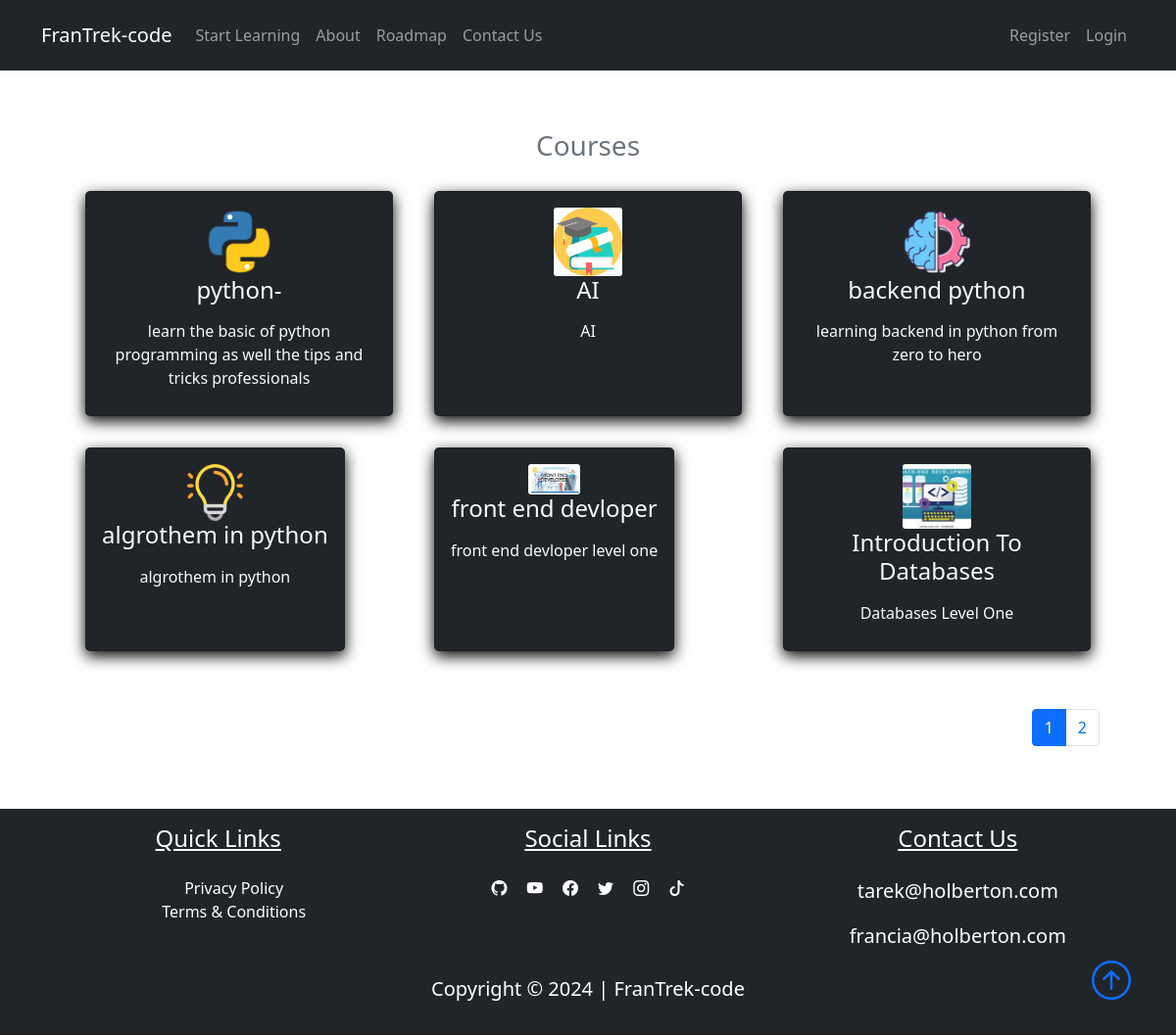
The app's page /courses, older data.
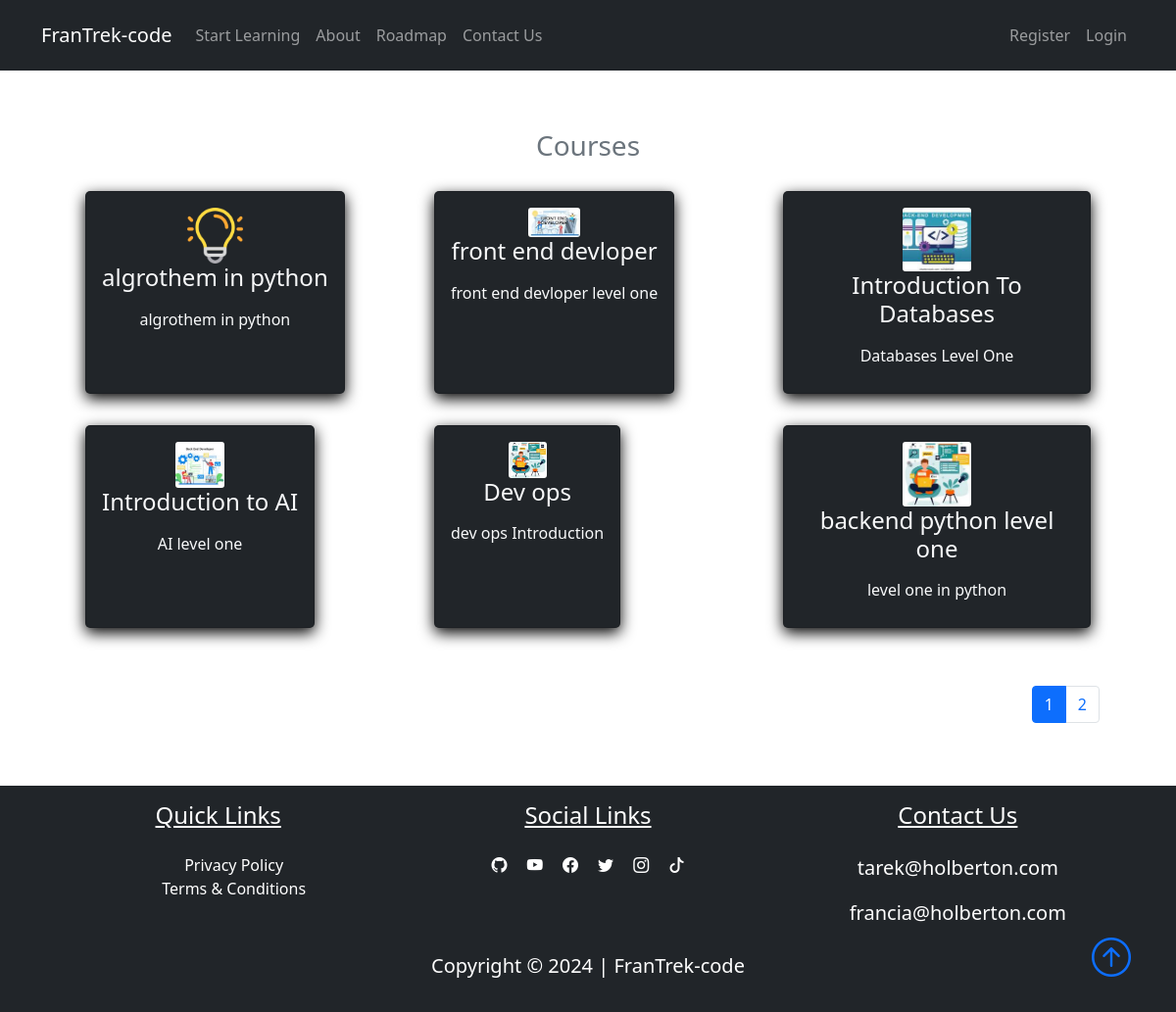
The same page, newer data.
### FranTrek/models.py (models this page shows, shortened)
class Course(db.Model):
    id = db.Column(db.Integer, primary_key=True)
    title = db.Column(db.String(50), unique=True, nullable=False)
    description = db.Column(db.String(150), nullable=False)
    icon = db.Column(db.String(20), nullable=False, default="default_icon.jpg")
    lessons = db.relationship("Lesson", backref="course_name", lazy=True)

### FranTrek/courses/routes.py (the view)
@courses_bp.route("/courses")
def courses():
    page = request.args.get("page", 1, type=int)
    courses = Course.query.paginate(page=page, per_page=6)
    return render_template("courses.html", title="Courses", courses=courses)

### FranTrek/templates/courses.html
{% extends "layout.html"%}
{% block content %}
<section class="bg-ligh">
    <div class="container p-5">
        <h3 class="text-center text-secondary" id='learn'>Courses</h3>
        <div class="row">
            {% for course in courses.items %}
            <div class="col-sm-12 col-md-6 col-lg-4 p-3 d-flex align-items-stretch">
                <a href="{{url_for('courses.course', course_title=course.title)}}" class="text-decoration-none">
                    <div class="card bg-dark text-light h-100">
                        <div class="card-body text-center">
                            <img src="{{url_for('static', filename='course_icons/'+course.icon)}}" alt=""
                                class="card-img w-25">
                            <h4 class="card-title mb-3">
                                {{course.title}}
                            </h4>
                            <p class="card-text">{{course.description}}</p>
                        </div>
                    </div>
                </a>
            </div>
            {% endfor %}
            <nav class="mt-5" aria-label="...">
                <ul class="pagination" style="display: flex; justify-content: flex-end">
                    {% for page_num in courses.iter_pages(left_edge=1, right_edge=1, left_current=1, right_current=2) %}
                    {% if page_num %}
                    {% if courses.page == page_num %}
                    <li class="page-item active">
                        <a href="{{url_for('courses.courses', page=page_num)}}" class="page-link">{{page_num}}</a>
                    </li>
                    {%else%}
                    <li class="page-item">
                        <a href="{{url_for('courses.courses', page=page_num)}}" class="page-link">{{page_num}}</a>
                    </li>
                    {%endif%}
                    {% else %}
                    ...
                    {% endif %}
                    {% endfor %}
                </ul>
            </nav>
        </div>
    </div>
</section>
{% endblock content %}

Row changes from the older to the newer data that the page shows:
removed Course: icon (picture), title "python-", description "learn the basic of python programming as well the tips and tricks professionals"
removed Course: icon (placeholder picture), title "AI", description "AI"
removed Course: icon (picture), title "backend python", description "learning backend in python from zero to hero"
now on this page (row unchanged): Course: icon (picture), title "Introduction to AI", description "AI level one"
now on this page (row unchanged): Course: icon (picture), title "Dev ops", description "dev ops Introduction"
added Course: icon (picture), title "backend python level one", description "level one in python"
